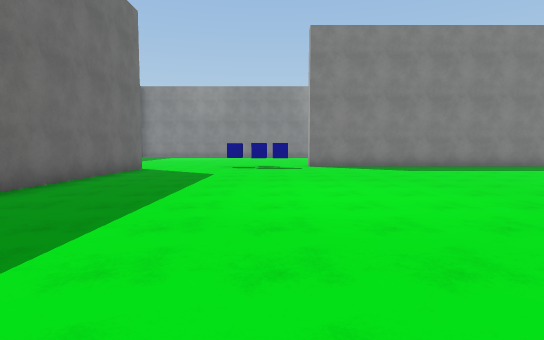
View 1 (above)

22 first-person views from a walk through a Unity game level. The camera is 1.4 m above the floor, tilts 4° down and sees 80° across. The floor is counted in squares, 2 m on a side. Each view is taken from the middle of a square. On the plan, view 1 faces up. The plan holds only what a view shows up to about 10 squares ahead; the rest is blank. The player character is not drawn. Surface patterns are stand-ins for the level's own textures.

View 2
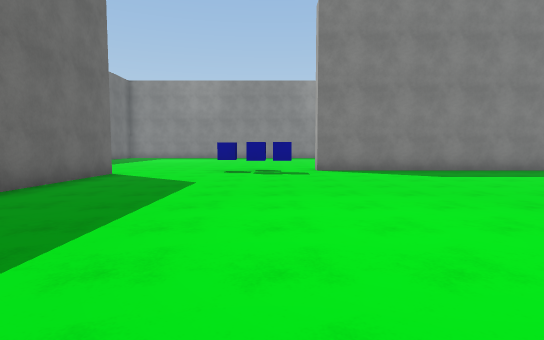

View 3
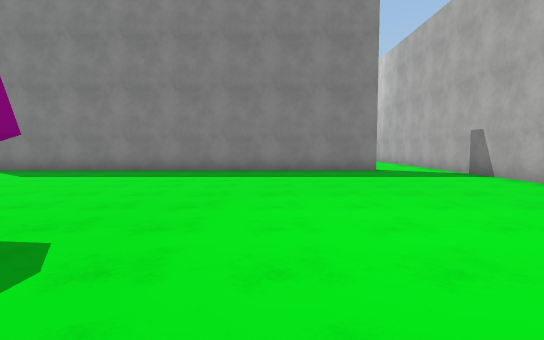

View 4
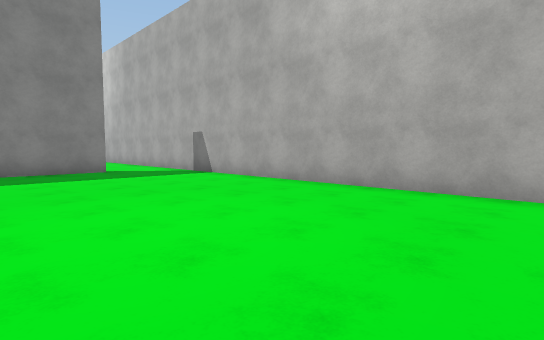

View 5
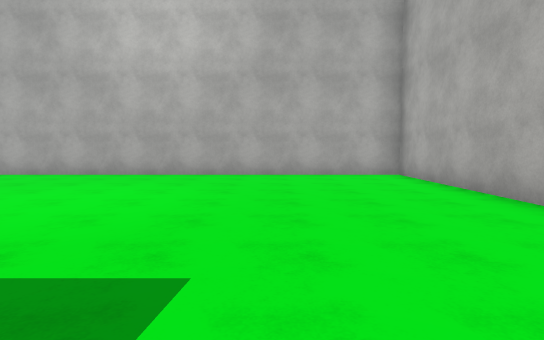

View 6
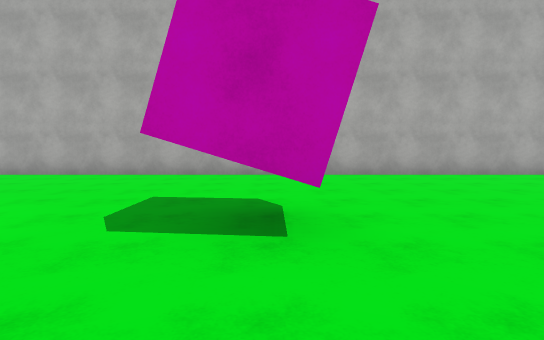

View 7
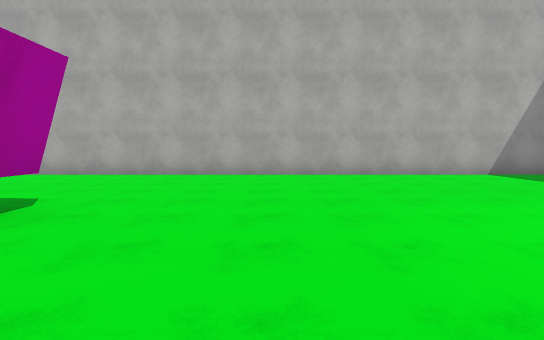

View 8
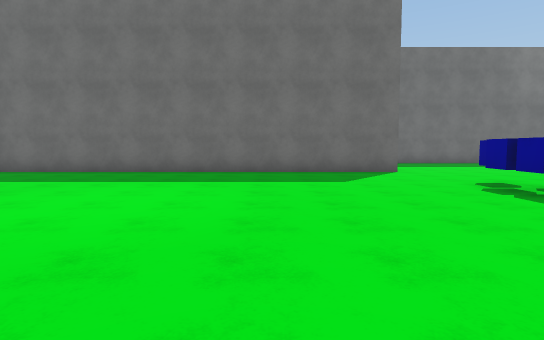

View 9
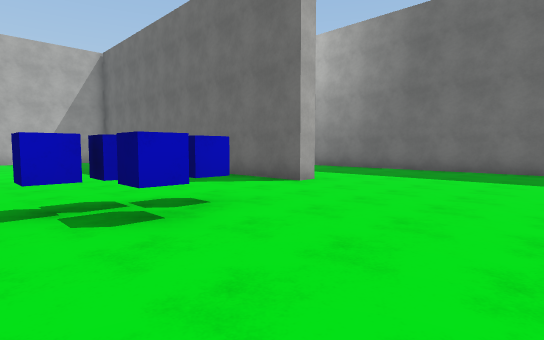

View 10
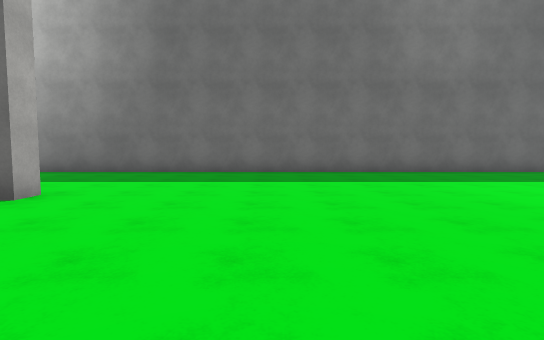

View 11
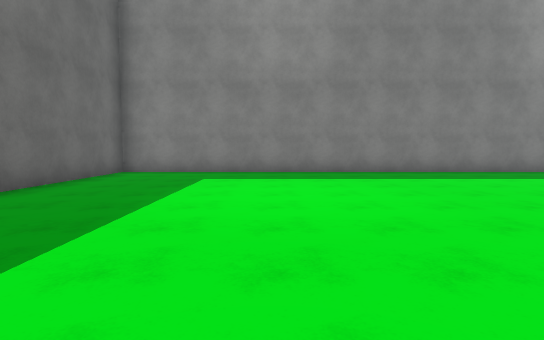

View 12
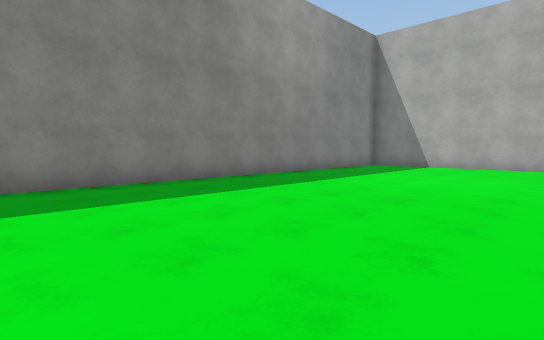

View 13
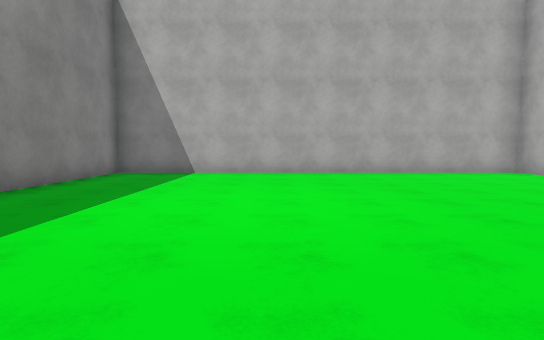

View 14
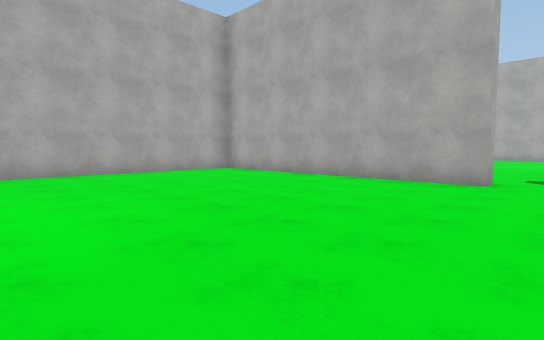

View 15
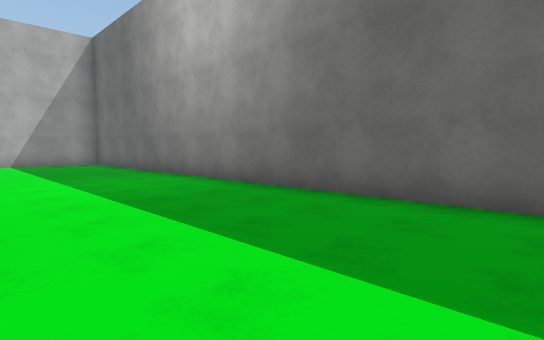

View 16
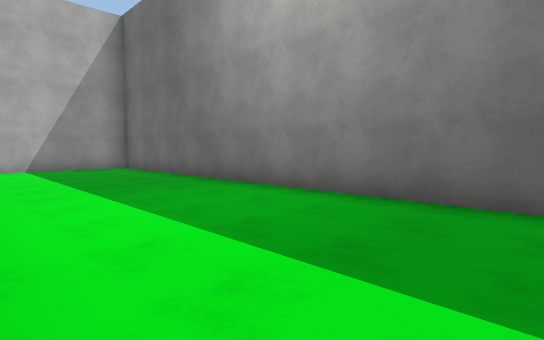

View 17
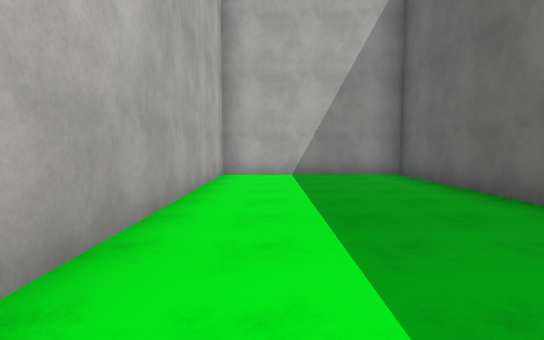

View 18
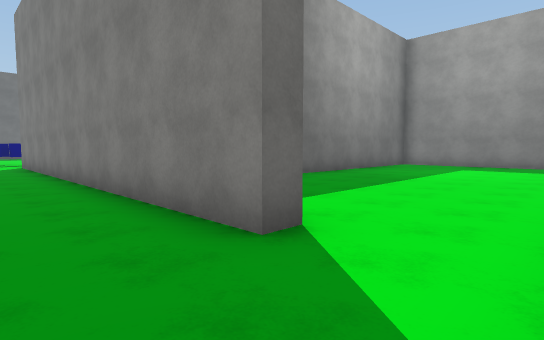

View 19
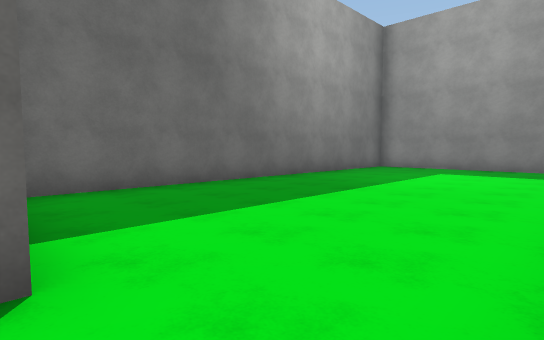

View 20
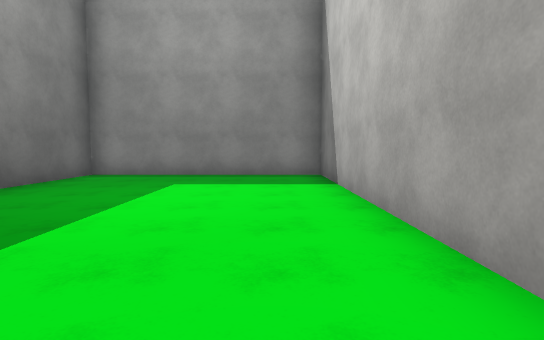

View 21
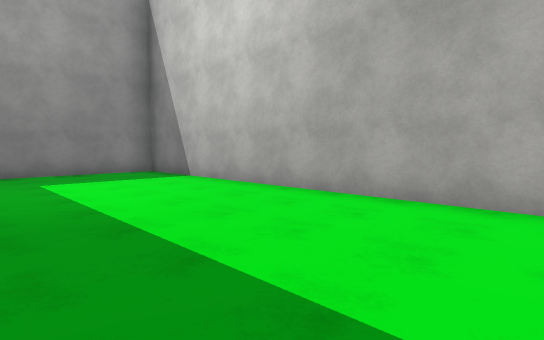

View 22
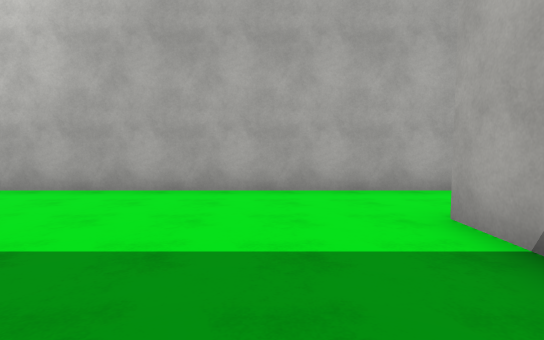

### Floor plan
Points are (right, up) in squares from view 1. A wall is a line through its corners. A room is listed if a view was taken in it or the views show most of it. See-through windows are left out.
Room 1 (views 1, 2, 3, 4, 5, 6, 7, 8, 9, 10, 11, 12, 13, 14, 15, 16, 17, 18, 19)
walls: (-4.8, 10.6) (-4.2, 10.6) (-4.2, -0.9); (6.5, 4.7) (8, 4.7); (6.6, 3.2) (6.6, 4); (13.1, 12.2) (13.1, 11.8) (1.4, 11.8) (1.4, 12.2) (8.9, 12.2) (8.9, 23.2) (-9.3, 23.2) (-9.3, -1.3) (-4.8, -1.3) (-4.8, 5.6); (-3, -1.3) (15.3, -1.3) (15.3, 12.5)
ways out: opening at (14.5, 12) to room 2
objects: blue cube (-1, 11); blue cube (0, 11); blue cube (0, 12)
Room 2 (views 20, 21, 22)
walls: (12, 12.2) (13.1, 12.2); (15.3, 12.5) (15.3, 23.2) (9.4, 23.2) (9.4, 12.8)
ways out: opening at (14.5, 12) to room 1

Where each view was taken, in squares from view 1:
view 1: 0 up, 0 right, facing up
view 2: 2 up, 0 right, facing up
view 3: 2 up, 10 right, facing up
view 4: 2 up, 10 right, facing up-right
view 5: 2 up, 7 right, facing right
view 6: 7 up, 7 right, facing down
view 7: 7 up, 4 right, facing down
view 8: 7 up, 5 right, facing left
view 9: 15 up, 1 right, facing down-left
view 10: 14 up, 0 right, facing left
view 11: 14 up, 5 left, facing up
view 12: 17 up, 3 left, facing up-right
view 13: 19 up, 0 right, facing right
view 14: 19 up, 0 right, facing down-right
view 15: 13 up, 5 left, facing down-left
view 16: 10 up, 5 left, facing down-left
view 17: 7 up, 6 left, facing down
view 18: 10 up, 15 right, facing up-left
view 19: 12 up, 15 right, facing up-left
view 20: 15 up, 14 right, facing up
view 21: 14 up, 11 right, facing up-right
view 22: 14 up, 10 right, facing right
